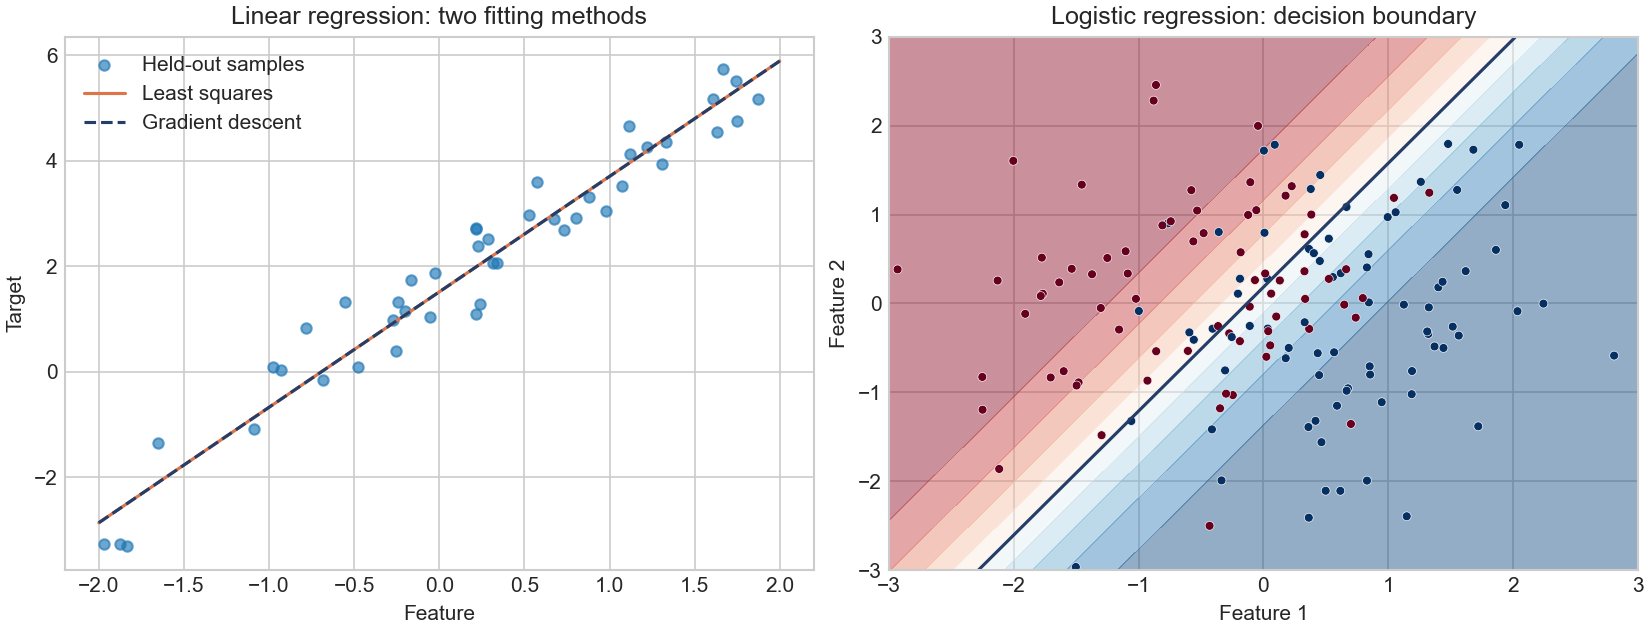

This figure's Python source:
"""Reproducible demonstration of the original models, using synthetic data."""
from pathlib import Path
import matplotlib
matplotlib.use('Agg')
import matplotlib.pyplot as plt
import numpy as np
from sklearn.metrics import accuracy_score, log_loss, mean_squared_error
from sklearn.model_selection import train_test_split
from linear_regression import LinearRegressor
from gradient_descent import LinearRegressor as GradientRegressor
from logistic_regression import LogisticRegressor


def main():
    rng = np.random.default_rng(42)
    np.random.seed(42)
    X = rng.uniform(-2, 2, (180, 1))
    y = 1.5 + 2.2 * X[:, 0] + rng.normal(0, .5, len(X))
    X_train, X_test, y_train, y_test = train_test_split(X, y, random_state=42)
    least_squares = LinearRegressor()
    least_squares.fit_simple(X_train[:, 0], y_train)
    descent = GradientRegressor()
    descent.fit(X_train, y_train, method='gradient_descent', learning_rate=.05, iterations=2000)
    print(f'Linear regression test RMSE: {np.sqrt(mean_squared_error(y_test, least_squares.predict(X_test))):.4f}')
    print(f'Gradient descent test RMSE: {np.sqrt(mean_squared_error(y_test, descent.predict(X_test))):.4f}')

    Z = rng.normal(size=(600, 2))
    probabilities = 1 / (1 + np.exp(-(1.8 * Z[:, 0] - 1.2 * Z[:, 1] + .2)))
    labels = rng.binomial(1, probabilities)
    Z_train, Z_test, z_train, z_test = train_test_split(Z, labels, random_state=42, stratify=labels)
    classifier = LogisticRegressor()
    classifier.fit(Z_train, z_train, learning_rate=.1, num_iterations=3000)
    print(f'Logistic regression test accuracy: {accuracy_score(z_test, classifier.predict(Z_test)):.4f}')
    print(f'Logistic regression test log-loss: {log_loss(z_test, classifier.predict_proba(Z_test)):.4f}')

    plt.style.use('seaborn-v0_8-whitegrid')
    fig, axes = plt.subplots(1, 2, figsize=(11, 4.2), layout='constrained')
    line = np.linspace(-2, 2, 150).reshape(-1, 1)
    axes[0].scatter(X_test[:, 0], y_test, s=25, alpha=.65, label='Held-out samples')
    axes[0].plot(line[:, 0], least_squares.predict(line), color='#de744a', label='Least squares')
    axes[0].plot(line[:, 0], descent.predict(line), '--', color='#253e67', label='Gradient descent')
    axes[0].set(title='Linear regression: two fitting methods', xlabel='Feature', ylabel='Target')
    axes[0].legend()
    grid_x, grid_y = np.meshgrid(np.linspace(-3, 3, 120), np.linspace(-3, 3, 120))
    probs = classifier.predict_proba(np.c_[grid_x.ravel(), grid_y.ravel()]).reshape(grid_x.shape)
    axes[1].contourf(grid_x, grid_y, probs, levels=np.linspace(0, 1, 11), cmap='RdBu', alpha=.45)
    axes[1].contour(grid_x, grid_y, probs, levels=[.5], colors=['#253e67'])
    axes[1].scatter(Z_test[:, 0], Z_test[:, 1], c=z_test, cmap='RdBu', s=18, edgecolor='white', linewidth=.3)
    axes[1].set(title='Logistic regression: decision boundary', xlabel='Feature 1', ylabel='Feature 2')
    output = Path(__file__).with_name('demo.png')
    fig.savefig(output, dpi=150)
    plt.close(fig)
    print(f'Figure: {output.name}')


if __name__ == '__main__':
    main()
